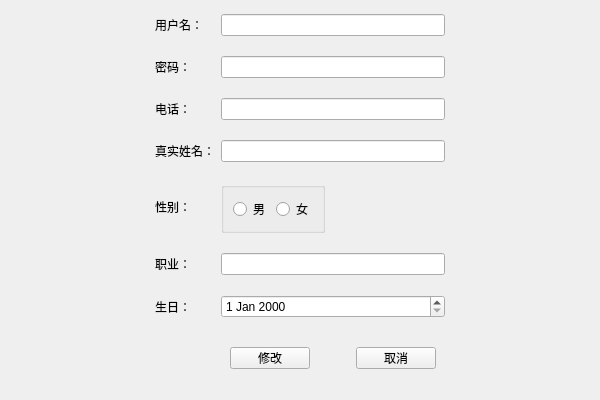
<?xml version="1.0" encoding="UTF-8"?>
<ui version="4.0">
 <class>userW</class>
 <widget class="QMainWindow" name="userW">
  <property name="geometry">
   <rect>
    <x>0</x>
    <y>0</y>
    <width>600</width>
    <height>400</height>
   </rect>
  </property>
  <property name="minimumSize">
   <size>
    <width>600</width>
    <height>400</height>
   </size>
  </property>
  <property name="maximumSize">
   <size>
    <width>600</width>
    <height>400</height>
   </size>
  </property>
  <property name="windowTitle">
   <string>MainWindow</string>
  </property>
  <widget class="QWidget" name="centralwidget">
   <widget class="QWidget" name="widget" native="true">
    <property name="geometry">
     <rect>
      <x>0</x>
      <y>0</y>
      <width>600</width>
      <height>400</height>
     </rect>
    </property>
    <property name="minimumSize">
     <size>
      <width>600</width>
      <height>400</height>
     </size>
    </property>
    <property name="maximumSize">
     <size>
      <width>600</width>
      <height>400</height>
     </size>
    </property>
    <property name="styleSheet">
     <string notr="true"/>
    </property>
    <layout class="QGridLayout" name="gridLayout">
     <item row="4" column="1">
      <widget class="QLabel" name="label_3">
       <property name="text">
        <string>真实姓名：</string>
       </property>
      </widget>
     </item>
     <item row="6" column="1">
      <widget class="QLabel" name="label_4">
       <property name="maximumSize">
        <size>
         <width>16777215</width>
         <height>30</height>
        </size>
       </property>
       <property name="text">
        <string>性别：</string>
       </property>
      </widget>
     </item>
     <item row="7" column="1">
      <widget class="QLabel" name="label_5">
       <property name="text">
        <string>职业：</string>
       </property>
      </widget>
     </item>
     <item row="8" column="2">
      <widget class="QDateEdit" name="birth"/>
     </item>
     <item row="4" column="2">
      <widget class="QLineEdit" name="userName"/>
     </item>
     <item row="8" column="1">
      <widget class="QLabel" name="label_6">
       <property name="text">
        <string>生日：</string>
       </property>
      </widget>
     </item>
     <item row="6" column="2">
      <widget class="QGroupBox" name="groupBox">
       <property name="sizePolicy">
        <sizepolicy hsizetype="Fixed" vsizetype="Fixed">
         <horstretch>0</horstretch>
         <verstretch>0</verstretch>
        </sizepolicy>
       </property>
       <property name="title">
        <string/>
       </property>
       <property name="flat">
        <bool>false</bool>
       </property>
       <property name="checkable">
        <bool>false</bool>
       </property>
       <layout class="QGridLayout" name="gridLayout_2">
        <item row="0" column="0">
         <widget class="QRadioButton" name="rbtn1">
          <property name="text">
           <string>男</string>
          </property>
         </widget>
        </item>
        <item row="0" column="1">
         <widget class="QRadioButton" name="rbtn2">
          <property name="enabled">
           <bool>true</bool>
          </property>
          <property name="text">
           <string>女</string>
          </property>
         </widget>
        </item>
       </layout>
      </widget>
     </item>
     <item row="1" column="1">
      <widget class="QLabel" name="label_2">
       <property name="text">
        <string>密码：</string>
       </property>
      </widget>
     </item>
     <item row="0" column="0">
      <spacer name="horizontalSpacer">
       <property name="orientation">
        <enum>Qt::Horizontal</enum>
       </property>
       <property name="sizeHint" stdset="0">
        <size>
         <width>40</width>
         <height>20</height>
        </size>
       </property>
      </spacer>
     </item>
     <item row="1" column="2">
      <widget class="QLineEdit" name="password">
       <property name="echoMode">
        <enum>QLineEdit::Normal</enum>
       </property>
      </widget>
     </item>
     <item row="9" column="2">
      <widget class="QWidget" name="widget_2" native="true">
       <property name="maximumSize">
        <size>
         <width>16777215</width>
         <height>40</height>
        </size>
       </property>
       <layout class="QHBoxLayout" name="horizontalLayout">
        <item>
         <widget class="QPushButton" name="updateBtn">
          <property name="text">
           <string>修改</string>
          </property>
         </widget>
        </item>
        <item>
         <spacer name="horizontalSpacer_5">
          <property name="orientation">
           <enum>Qt::Horizontal</enum>
          </property>
          <property name="sizeHint" stdset="0">
           <size>
            <width>40</width>
            <height>20</height>
           </size>
          </property>
         </spacer>
        </item>
        <item>
         <widget class="QPushButton" name="canBtn">
          <property name="text">
           <string>取消</string>
          </property>
         </widget>
        </item>
       </layout>
      </widget>
     </item>
     <item row="7" column="2">
      <widget class="QLineEdit" name="job"/>
     </item>
     <item row="0" column="1">
      <widget class="QLabel" name="label">
       <property name="text">
        <string>用户名：</string>
       </property>
      </widget>
     </item>
     <item row="0" column="2">
      <widget class="QLineEdit" name="nickName"/>
     </item>
     <item row="0" column="3">
      <spacer name="horizontalSpacer_2">
       <property name="orientation">
        <enum>Qt::Horizontal</enum>
       </property>
       <property name="sizeHint" stdset="0">
        <size>
         <width>40</width>
         <height>20</height>
        </size>
       </property>
      </spacer>
     </item>
     <item row="3" column="1">
      <widget class="QLabel" name="label_7">
       <property name="text">
        <string>电话：</string>
       </property>
      </widget>
     </item>
     <item row="3" column="2">
      <widget class="QLineEdit" name="phoneNum"/>
     </item>
    </layout>
   </widget>
  </widget>
 </widget>
 <resources/>
 <connections/>
</ui>
